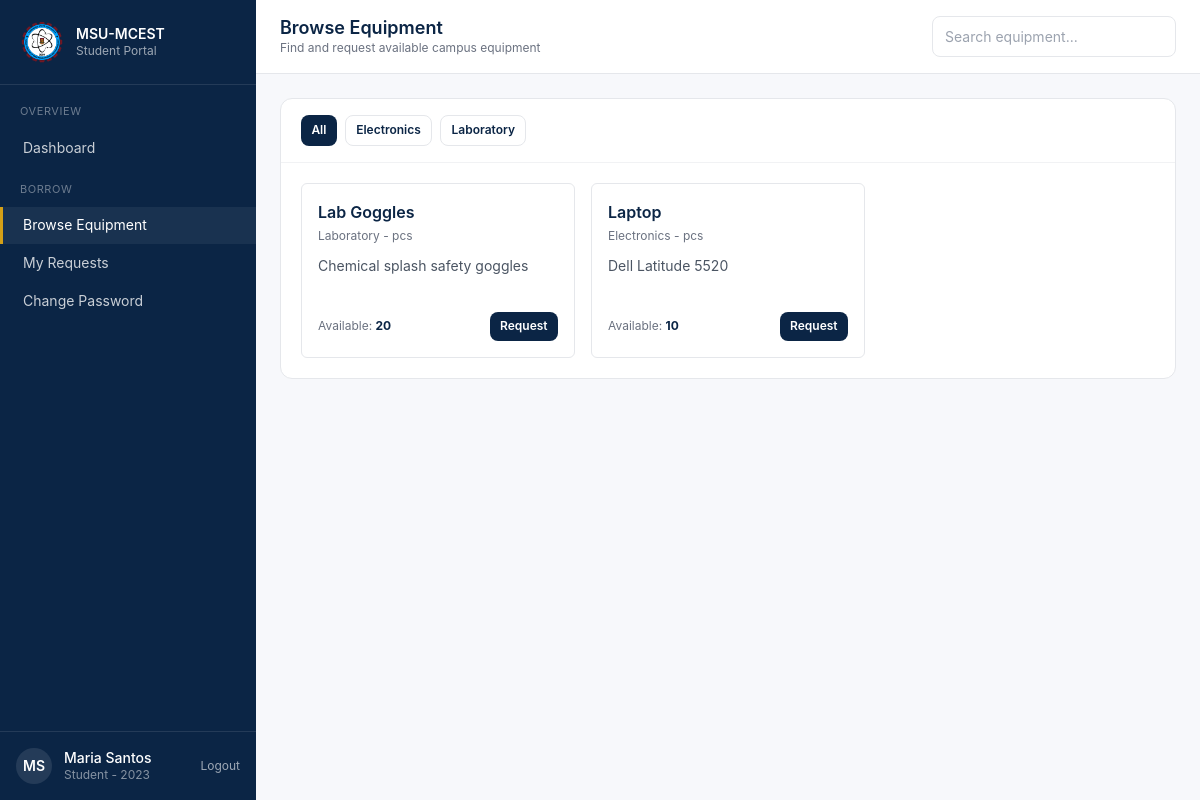
/pages/student-browse.php (signed in), run on the app's committed database.
### tables this page shows
CREATE TABLE `users` (
  `user_id` int(11) NOT NULL,
  `student_id` int(11) DEFAULT NULL,
  `official_id` varchar(50) DEFAULT NULL,
  `username` varchar(100) NOT NULL,
  `password` varchar(255) NOT NULL,
  `role` enum('student','admin','faculty') DEFAULT 'student',
  `is_default_password` tinyint(1) DEFAULT 1,
  `is_active` tinyint(1) DEFAULT 1,
  `last_login` timestamp NULL DEFAULT NULL,
  `created_at` timestamp NOT NULL DEFAULT current_timestamp()
);

CREATE TABLE `master_list` (
  `student_id` int(11) NOT NULL,
  `first_name` varchar(100) NOT NULL,
  `last_name` varchar(255) NOT NULL,
  `course_code` varchar(20) DEFAULT NULL,
  `year_level` varchar(50) DEFAULT NULL,
  `created_at` timestamp NOT NULL DEFAULT current_timestamp()
);

CREATE TABLE `category` (
  `category_id` int(11) NOT NULL,
  `category_name` varchar(200) NOT NULL
);

CREATE TABLE `items` (
  `item_id` int(11) NOT NULL,
  `item_name` varchar(200) NOT NULL,
  `description` varchar(1000) DEFAULT NULL,
  `unit_id` int(11) DEFAULT NULL,
  `category_id` int(11) NOT NULL,
  `total_quantity` int(11) NOT NULL DEFAULT 0,
  `available_quantity` int(11) NOT NULL DEFAULT 0,
  `min_quantity_alert` int(11) DEFAULT 5,
  `received_by_official_id` varchar(50) DEFAULT NULL,
  `date_added` date DEFAULT NULL,
  `status` enum('active','inactive') DEFAULT 'active',
  `stock_status` enum('out_of_stock','low_stock','available') NOT NULL DEFAULT 'out_of_stock',
  `created_at` timestamp NOT NULL DEFAULT current_timestamp(),
  `updated_at` timestamp NOT NULL DEFAULT current_timestamp() ON UPDATE current_timestamp()
);

CREATE TABLE `unit` (
  `unit_id` int(11) NOT NULL,
  `unit_name` varchar(20) NOT NULL
);

### partials/page-data.php (called while the page is built, shortened)
<?php
require_once __DIR__ . '/../process/_helpers.php';
function h($value)
{
    return htmlspecialchars((string) ($value ?? ''), ENT_QUOTES, 'UTF-8');
}
function all_rows($sql, array $params = [])
{
    global $pdo;
    $stmt = $pdo->prepare($sql);
    $stmt->execute($params);
    return $stmt->fetchAll();
}
function current_user()
{
    return all_rows(
        'SELECT u.*, m.first_name, m.last_name, m.course_code, m.year_level
         FROM users u
         LEFT JOIN master_list m ON m.student_id = u.student_id
         WHERE u.user_id = ?
         LIMIT 1',
        [$_SESSION['user_id']]
    )[0] ?? null;
}
function user_full_name($user)
{
    $name = trim(($user['first_name'] ?? '') . ' ' . ($user['last_name'] ?? ''));
    return $name !== '' ? $name : ($user['username'] ?? 'User');
}
function initials($name)
{
    $parts = preg_split('/\s+/', trim($name), -1, PREG_SPLIT_NO_EMPTY);
    $letters = '';
    foreach (array_slice($parts, 0, 2) as $part) {
        $letters .= strtoupper(substr($part, 0, 1));
    }
    return $letters ?: 'U';
}
function material_condition($itemAlias = 'i', $categoryAlias = 'c')
{
    return "(LOWER(COALESCE({$categoryAlias}.category_name, '')) IN ('materials', 'material', 'campus materials', 'office supplies') OR {$itemAlias}.description LIKE '%Unit price:%' OR {$itemAlias}.description LIKE '%Type: Material%')";
}
function equipment_condition($itemAlias = 'i', $categoryAlias = 'c')
{
    return 'NOT ' . material_condition($itemAlias, $categoryAlias);
}
function plain_description($description)
{
    $lines = preg_split('/\R/', (string) $description);
    $lines = array_filter($lines, function ($line) {
        return !preg_match('/^(Item code|Condition|Unit price|Type):/i', trim($line));
    });
    return trim(implode("\n", $lines));
}
$currentUser = current_user();
$currentName = $currentUser ? user_full_name($currentUser) : 'User';
$currentInitials = initials($currentName);

### process/_helpers.php (called while the page is built, shortened)
<?php
function clean($value)
{
    return trim((string) ($value ?? ''));
}

### pages/student-browse.php (the view, shortened to what this page needs)
<?php
require_once __DIR__ . '/../partials/page-data.php';
$categoryFilter = clean($_GET['category'] ?? '');
$where = [equipment_condition('i', 'c'), 'i.status = "active"', 'i.available_quantity > 0'];
$params = [];
$equipmentRows = all_rows(
    'SELECT i.*, c.category_name, u.unit_name
     FROM items i
     LEFT JOIN category c ON c.category_id = i.category_id
     LEFT JOIN unit u ON u.unit_id = i.unit_id
     WHERE ' . implode(' AND ', $where) . '
     ORDER BY i.item_name',
    $params
);
$equipmentCategories = all_rows(
    'SELECT DISTINCT c.category_id, c.category_name
     FROM items i
     JOIN category c ON c.category_id = i.category_id
     WHERE ' . equipment_condition('i', 'c') . ' AND i.status = "active" AND i.available_quantity > 0
     ORDER BY c.category_name'
);
?>
<!doctype html>
<html lang="en">
<head>
  <script src="https://cdn.tailwindcss.com"></script>
  <link rel="stylesheet" href="../css/app.css" />
</head>
<body class="min-h-screen bg-surface">
<aside class="sidebar hidden md:flex md:flex-col w-64 bg-navy text-white fixed inset-y-0 left-0 z-30">
  <div class="px-5 py-5 border-b border-white/10 flex items-center gap-3">
    <img class="brand-logo" src="../assets/images/logo.png" width="44" height="44" alt="MSU-MCEST logo" />
    <div>
      <div class="text-sm font-semibold leading-tight">MSU-MCEST</div>
      <div class="text-xs text-white/60">Student Portal</div>
    </div>
  </div>
  <nav class="flex-1 py-4 text-sm">
    <p class="px-5 mt-3 first:mt-0 text-[11px] uppercase tracking-wider text-white/40 mb-2">Overview</p>
    <a href="student-dashboard.php" class="nav-link">Dashboard</a>
    <p class="px-5 mt-3 first:mt-0 text-[11px] uppercase tracking-wider text-white/40 mb-2">Borrow</p>
    <a href="student-browse.php" class="nav-link active">Browse Equipment</a>
    <a href="student-requests.php" class="nav-link">My Requests</a>
    <a href="student-change-password.php" class="nav-link">Change Password</a>
  </nav>
  <div class="p-4 border-t border-white/10 flex items-center gap-3">
    <div class="w-9 h-9 rounded-full bg-white/10 grid place-items-center text-sm font-semibold"><?php echo h($currentInitials); ?></div>
    <div class="text-sm leading-tight">
      <div class="font-medium"><?php echo h($currentName); ?></div>
      <div class="text-white/50 text-xs"><?php echo h(trim(($currentUser['course_code'] ?? 'Student') . (($currentUser['year_level'] ?? '') ? ' - ' . $currentUser['year_level'] : ''))); ?></div>
    </div>
    <a href="../process/logout.php" class="ml-auto text-white/60 hover:text-gold text-xs" data-confirm="Log out now?">Logout</a>
  </div>
</aside>
  <div class="md:ml-64 main-shift page-fade">
    <header class="bg-white border-b border-gray-200 sticky top-0 z-10">
      <div class="px-6 py-4 flex flex-wrap items-center gap-4">
        <div class="min-w-0">
          <h1 class="text-lg font-semibold text-navy leading-tight whitespace-nowrap">Browse Equipment</h1>
          <p class="text-xs text-gray-500">Find and request available campus equipment</p>
        </div>
        <div class="ml-auto flex items-center gap-2 flex-wrap justify-end"><input class="input max-w-xs" placeholder="Search equipment..." data-search-target="#browseGrid" /></div>
      </div>
    </header>
    <main class="p-6 space-y-6">
      <section class="card">
        <div class="card-header flex-wrap gap-2">
          <div class="flex flex-wrap gap-2">
            <a class="btn <?php echo $categoryFilter === '' ? 'btn-primary' : 'btn-outline'; ?> btn-sm" href="student-browse.php">All</a>
            <?php foreach ($equipmentCategories as $category): ?><a class="btn <?php echo $categoryFilter == $category['category_id'] ? 'btn-primary' : 'btn-outline'; ?> btn-sm" href="student-browse.php?category=<?php echo h($category['category_id']); ?>"><?php echo h($category['category_name']); ?></a><?php endforeach; ?>
          </div>
        </div>
        <div class="card-body">
          <div id="browseGrid" class="grid grid-cols-1 sm:grid-cols-2 lg:grid-cols-3 xl:grid-cols-4 gap-4">
            <?php if (!$equipmentRows): ?>
              <div class="empty col-span-full" id="browseEmpty">
                <div class="icon">-</div>
                <p class="font-medium text-gray-700">No equipment available</p>
                <p class="text-sm">Check back later or contact the equipment office.</p>
              </div>
            <?php else: foreach ($equipmentRows as $item): ?>
              <div class="border border-gray-200 rounded-md p-4 bg-white" data-searchable>
                <p class="font-semibold text-navy"><?php echo h($item['item_name']); ?></p>
                <p class="text-xs text-gray-500 mt-1"><?php echo h($item['category_name'] ?? 'Uncategorized'); ?> - <?php echo h($item['unit_name'] ?? 'pcs'); ?></p>
                <p class="text-sm text-gray-600 mt-3 min-h-[2.5rem]"><?php echo h(plain_description($item['description']) ?: 'No description.'); ?></p>
                <div class="mt-4 flex items-center justify-between">
                  <span class="text-xs text-gray-500">Available: <strong class="text-navy"><?php echo h($item['available_quantity']); ?></strong></span>
                  <button type="button" class="btn btn-primary btn-sm" data-modal-open="borrowModal" data-borrow-item data-id="<?php echo h($item['item_id']); ?>" data-name="<?php echo h($item['item_name']); ?>" data-available="<?php echo h($item['available_quantity']); ?>">Request</button>
                </div>
              </div>
            <?php endforeach; endif; ?>          </div>
        </div>
      </section>
    </main>
  </div>
</body>
</html>

### css/app.css (style rules this page uses)
html, body { height: 100%; }
body { font-family: 'Inter', system-ui, -apple-system, Segoe UI, Roboto, sans-serif; background: #F7F8FB; color: #111827; }
.brand-logo { width: 2.75rem !important; height: 2.75rem !important; max-width: 2.75rem !important; max-height: 2.75rem !important; object-fit: contain; flex: 0 0 auto; }
.page-fade { opacity: 1; transition: opacity .2s ease; }
.js-ready .page-fade { opacity: 0; }
.js-ready .page-fade.is-ready { opacity: 1; }
.nav-link { display: flex; align-items: center; gap: .625rem; padding: .55rem 1.25rem; color: rgba(255,255,255,.78); border-left: 3px solid transparent; }
.nav-link.active { background: rgba(255,255,255,.06); color: #fff; border-left-color: #D4A017; }
.input, .select, .textarea { width: 100%; border: 1px solid #E5E7EB; background: #fff; border-radius: .5rem; padding: .55rem .75rem; font-size: .875rem; color: #111827; }
.btn { display:inline-flex; align-items:center; justify-content:center; gap:.5rem; padding:.55rem 1rem; border-radius:.5rem; font-size:.875rem; font-weight:600; white-space:nowrap; transition: background .15s ease, color .15s ease, border-color .15s ease; }
.btn-primary { background:#0B2545; color:#fff; }
.btn-outline { background:#fff; color:#0B2545; border:1px solid #E5E7EB; }
.btn-sm { padding:.35rem .65rem; font-size:.75rem; }
.card { background:#fff; border:1px solid #E5E7EB; border-radius:.75rem; }
.card-header { padding:1rem 1.25rem; border-bottom:1px solid #F1F2F4; display:flex; align-items:center; justify-content:space-between; }
.card-body { padding:1.25rem; }

### data on the page
users: student.last_name "MS", student.last_name "Maria Santos", student.year_level "Student - 2023"
category: category_name "Electronics"
category: category_name "Laboratory"
items: item_name "Lab Goggles", category.category_name "Laboratory", unit.unit_name "pcs", description "Chemical splash safety goggles", available_quantity "20"
items: item_name "Laptop", category.category_name "Electronics", unit.unit_name "pcs", description "Dell Latitude 5520", available_quantity "10"
